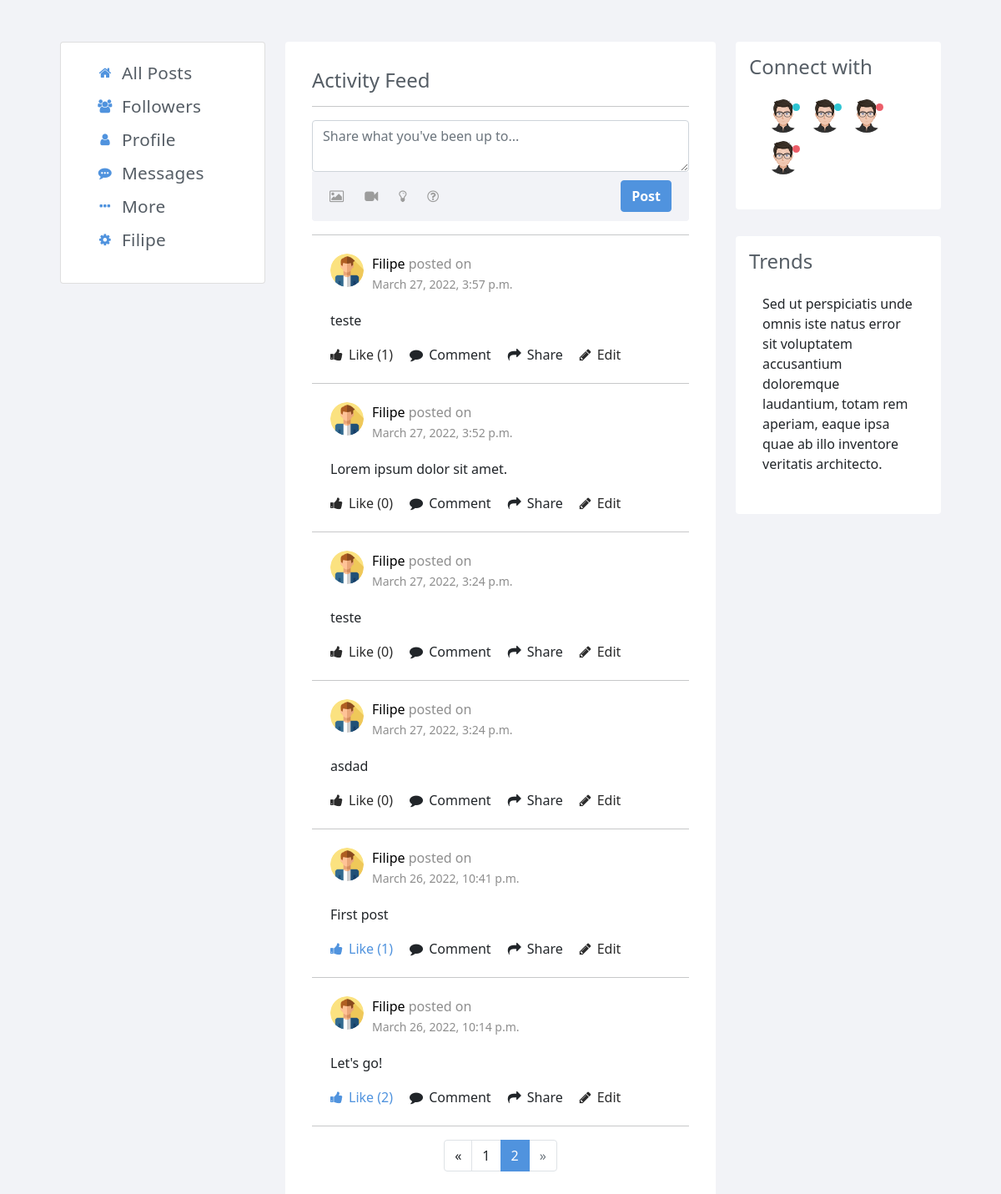
Page /?page=2 (signed in) on the committed database.
### network/models.py (models this page shows, shortened)
class User(AbstractUser):
    pass

class Post(models.Model):
    user = models.ForeignKey(User, on_delete=models.CASCADE, related_name="user_id")
    content = models.CharField(max_length=300, null=True, blank=True)
    timestamp = models.DateTimeField(auto_now_add=True)

### network/views.py (the view)
# urls.py: path("", views.index, name="index"),
def index(request):
    if request.user.is_authenticated:
        all_posts = Post.objects.all().order_by('-timestamp')
        user_liked_posts = Like.objects.filter(
            user_id=request.user.id).values_list('post_id', flat=True)
        post_num_like = {}
        if len(all_posts) > 0:
            for post in all_posts:
                post_num_like.update({post.id: Like.objects.filter(
            post=post.id).count()})
        paginator = Paginator(all_posts, 10)
        page_number = request.GET.get('page', 1)
        pages = paginator.get_page(page_number)
        return render(request, "network/index.html",{
            "user_liked_posts": user_liked_posts,
            "post_num_likes": post_num_like,
            "posts_pages": pages
        })
    else:
        return HttpResponseRedirect(reverse("login"))

### network/templatetags/custom_tags.py (called while the page is built)
@register.filter(name='lookup')
def lookup(value, arg):
    return value[arg]

### network/templates/network/index.html (shortened to what this page needs)
{% extends "network/layout.html" %}
{% load static  %}
{% load custom_tags%}
{% block body %}
<div class="page-inner no-page-title" id="index_page">
    <div id="main-wrapper">
        <div class="row">
            <div class="col-lg-5 col-xl-3">
                <div class="card mb-3">
                    <div class="card-body">
                        <ul class="nav-main" id="navbar">
                            <li class="nav-main-item">
                                <a class="nav-main-link" href="{% url 'index' %}">
                                    <i class="nav-main-link-icon fa fa-home"></i>
                                    <span class="nav-main-link-name">All Posts</span>
                                </a>
                            </li>
                            <li class="nav-main-item">
                                <a class="nav-main-link" href="{% url 'following' %}">
                                    <i class="nav-main-link-icon fa fa-users"></i>
                                    <span class="nav-main-link-name">Followers</span>
                                </a>
                            </li>
                            <li class="nav-main-item">
                                <a class="nav-main-link" href="{% url 'profile' user%}">
                                    <i class="nav-main-link-icon fa fa-user"></i>
                                    <span class="nav-main-link-name">Profile</span>
                                </a>
                            </li>
                            <li class="nav-main-item">
                                <a class="nav-main-link" href="">
                                    <i class="nav-main-link-icon fa fa-commenting"></i>
                                    <span class="nav-main-link-name">Messages</span>
                                </a>
                            </li>
                            <li class="nav-main-item">
                                <a class="nav-main-link" href="#">
                                    <i class="nav-main-link-icon fa fa-ellipsis-h"></i>
                                    <span class="nav-main-link-name">More</span>
                                </a>
                            </li>
                             <li class="nav-main-item" type="button" id="dropdownMenu2" data-bs-toggle="dropdown" aria-expanded="false">
                                <a class="nav-main-link" href="#">
                                    <i class="nav-main-link-icon fa fa-cog"></i>
                                    <span class="nav-main-link-name">{{ user.username }}</span>
                                </a>
                            </li>
                        </ul>
                    </div>
                </div>
            </div>
            <div class="col-lg-7 col-xl-6">
                <div class="card card-white grid-margin">
                    <div class="card-body">
                        <h4>Activity Feed</h4>
                        <hr>
                        <form data-id="{{user.id}}" data-user="{{user.username}}" method="post" class="panel-activity__status">
                            <textarea name="content" id="content" placeholder="Share what you've been up to..." class="form-control"></textarea>
                            <div class="actions">
                                <div class="btn-group">
                                    <button type="button" class="btn-link" title="" data-toggle="tooltip" data-original-title="Post an Image">
                                        <i class="fa fa-image"></i>
                                    </button>
                                    <button type="button" class="btn-link" title="" data-toggle="tooltip" data-original-title="Post an Video">
                                        <i class="fa fa-video-camera"></i>
                                    </button>
                                    <button type="button" class="btn-link" title="" data-toggle="tooltip" data-original-title="Post an Idea">
                                        <i class="fa fa-lightbulb-o"></i>
                                    </button>
                                    <button type="button" class="btn-link" title="" data-toggle="tooltip" data-original-title="Post an Question">
                                        <i class="fa fa-question-circle-o"></i>
                                    </button>
                                </div>
                                <button type="submit" data-id="{{user.id}}" id="btn_submit" class="btn btn-blue">
                                    Post
                                </button>
                            </div>
                        </form>
                        <div class="profile-timeline">
                            <ul class="list-unstyled">
                                {% for post in posts_pages %}
                                <li class="timeline-item" id="post_{{post.id}}">
                                    <div class="card card-white card-no-padding">
                                        <div class="card-body">
                                            <div class="timeline-item-header">
                                                <img src="{% static 'network/img/user-'%}{{ post.user }}.png">
                                                <p><a class="a_user" href="{% url 'profile' post.user %}">{{post.user}} </a><span>posted on</span></p>
                                                <small>{{post.timestamp}}</small>
                                            </div>
                                            <div class="timeline-item-post">
                                                <p>{{post.content}}</p>
                                                <div class="timeline-options">
                                                    {% if post.id in user_liked_posts%}
                                                        <a class="like_btn active" id="{{post.id}}"><i class="fa fa-thumbs-up"></i> Like <span id="likes_{{post.id}}">({{post_num_likes|lookup:post.id}})</span></a>
                                                    {% else %}
                                                        <a class="like_btn" id="{{post.id}}"><i class="fa fa-thumbs-up"></i> Like <span id="likes_{{post.id}}">({{post_num_likes|lookup:post.id}})</span></a>
                                                    {% endif %}
                                                    <a><i class="fa fa-comment"></i> Comment</a>
                                                    <a><i class="fa fa-share"></i> Share</a>
                                                    {% if post.user.id == user.id%}
                                                    <a class="edit_btn" data-id="{{post.id}}"><i class="fa fa-pencil"></i> Edit</a>
                                                    {% endif %}
                                                </div>
                                            </div>
                                        </div>
                                    </div>
                                </li>
                                <hr style="margin-bottom: 0px;margin-top: 0px;">
                                {% endfor %}
                            </ul>
                        </div>
                        {% if posts_pages.has_other_pages %}
                            <ul class="pagination justify-content-center">
                        {% if posts_pages.has_previous %}
                            <li class="page-item"><a class="page-link" href="?page={{ posts_pages.previous_page_number }}">«</a></li>
                        {% else %}
                            <li class="page-item disabled"><a class="page-link"><span>«</span></a></li>
                        {% endif %}
                        {% for i in posts_pages.paginator.page_range %}
                            {% if posts_pages.number == i %}
                            <li class="page-item active"><a class="page-link">{{ i }} <span class="page-link sr-only">(current)</span></a></li>
                            {% else %}
                            <li class="page-item"><a class="page-link" href="?page={{ i }}">{{ i }}</a></li>
                            {% endif %}
                        {% endfor %}
                        {% if posts_pages.has_next %}
                            <li class="page-item"><a class="page-link" href="?page={{ posts_pages.next_page_number }}">»</a></li>
                        {% else %}
                            <li class="page-item disabled"><a class="page-link"><span>»</span></a></li>
                        {% endif %}
                            </ul>
                        {% endif %}
                    </div>
                </div>
            </div>
            <div class="col-lg-12 col-xl-3">
                <div class="card card-white grid-margin">
                    <div class="card-heading clearfix">
                        <h4 class="card-title">Connect with</h4>
                    </div>
                    <div class="card-body">
                        <div class="team">
                            <div class="team-member">
                                <div class="online on"></div>
                                <img src="{% static 'network/img/'%}avatar7.png" alt="" />
                            </div>
                            <div class="team-member">
                                <div class="online on"></div>
                                <img src="{% static 'network/img/'%}avatar7.png" alt="" />
                            </div>
                            <div class="team-member">
                                <div class="online off"></div>
                                <img src="{% static 'network/img/'%}avatar7.png" alt="" />
                            </div>
                            <div class="team-member">
                                <div class="online off"></div>
                                <img src="{% static 'network/img/'%}avatar7.png" alt="" />
                            </div>
                        </div>
                    </div>
                </div>
                    <div class="card card-white">
                        <div class="card-heading clearfix">
                            <h4 class="card-title">Trends</h4>
                        </div>
                        <div class="card-body">
                            <p>Sed ut perspiciatis unde omnis iste natus error sit voluptatem accusantium doloremque laudantium, totam rem aperiam, eaque ipsa quae ab illo inventore veritatis architecto.</p>
                        </div>
                    </div>
                </div>
            </div>
        </div>
    </div>
</div>
{% endblock %}

### rows in the picture
User: username "Filipe"
Post: user (picture), user "Filipe", timestamp "March 27, 2022, 3:57 p.m.", content "teste", id "1"
Post: user (picture), user "Filipe", timestamp "March 27, 2022, 3:52 p.m.", content "Lorem ipsum dolor sit amet.", id "0"
Post: user (picture), user "Filipe", timestamp "March 27, 2022, 3:24 p.m.", content "teste", id "0"
Post: user (picture), user "Filipe", timestamp "March 27, 2022, 3:24 p.m.", content "asdad", id "0"
Post: user (picture), user "Filipe", timestamp "March 26, 2022, 10:41 p.m.", content "First post", id "1"
Post: user (picture), user "Filipe", timestamp "March 26, 2022, 10:14 p.m.", content "Let's go!", id "2"

### other values in the picture
{{ i }} "1"
{{ i }} "2"
